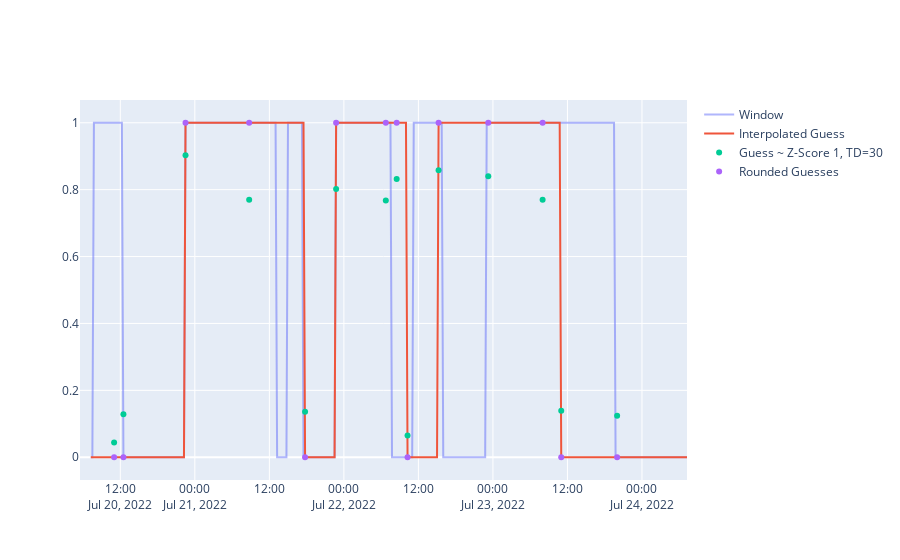

Notebook code for this chart:
### Code cell
w3.plot_guesses(make_guesses=True, timedelta=30)

### Figure 1 — Plotly figure (JSON) as saved in the notebook; plotly's stock layout.template omitted (floating-point values rounded to 4 significant figures; data arrays with more than 128 entries replaced by an {"elided": "..."} marker saying what was removed)
{"data": [{"mode": "lines", "name": "Window", "opacity": 0.5, "type": "scatter", "x": {"elided": "385 str values"}, "y": {"elided": "385 int values"}}, {"mode": "lines", "name": "Interpolated Guess", "type": "scatter", "x": {"elided": "385 str values"}, "y": {"elided": "385 int values"}}, {"mode": "markers", "name": "Guess ~ Z-Score 1, TD=30", "type": "scatter", "x": ["2022-07-20T11:00:00", "2022-07-20T12:30:00", "2022-07-20T22:30:00", "2022-07-21T08:45:00", "2022-07-21T17:45:00", "2022-07-21T22:45:00", "2022-07-22T06:45:00", "2022-07-22T08:30:00", "2022-07-22T10:15:00", "2022-07-22T15:15:00", "2022-07-22T23:15:00", "2022-07-23T08:00:00", "2022-07-23T11:00:00", "2022-07-23T20:00:00"], "y": [0.04428, 0.1289, 0.9029, 0.7701, 0.136, 0.8018, 0.7675, 0.832, 0.06536, 0.8582, 0.8397, 0.7695, 0.1393, 0.1239]}, {"mode": "markers", "name": "Rounded Guesses", "type": "scatter", "x": ["2022-07-20T11:00:00", "2022-07-20T12:30:00", "2022-07-20T22:30:00", "2022-07-21T08:45:00", "2022-07-21T17:45:00", "2022-07-21T22:45:00", "2022-07-22T06:45:00", "2022-07-22T08:30:00", "2022-07-22T10:15:00", "2022-07-22T15:15:00", "2022-07-22T23:15:00", "2022-07-23T08:00:00", "2022-07-23T11:00:00", "2022-07-23T20:00:00"], "y": [0, 0, 1, 1, 0, 1, 1, 1, 0, 1, 1, 1, 0, 0]}], "layout": {}}
